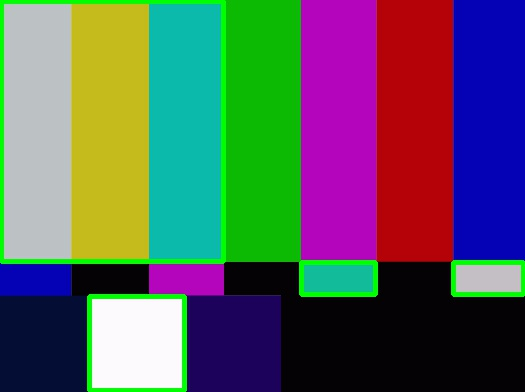
#> input picture test images/different_color.jpg, 525 x 392 px
$ jupyter execute 'contour detection.ipynb'   (shell and % lines are left out)   (older library calls are emulated)
#> lines starting #> are read from the running program, lines starting #| are printed output that depends on the picture; after the words box and inside, x2 and y2 are one past the last pixel; in counts of white or black regions, pixels touching at a corner belong together
[cell 1]
import cv2
import numpy as np
import matplotlib.pyplot as plt

[cell 2]
img = cv2.imread('test images/different_color.jpg',0)
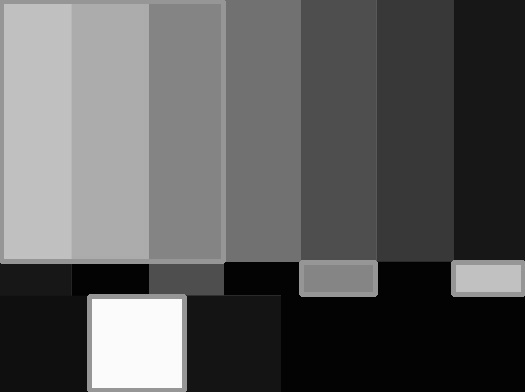
#> img: shape (392, 525); min 0, max 255, mean 91.8

[cell 3]
img.dtype

[cell 4]
plt.imshow(img,cmap='gray')

[cell 5]
image,contours,hierarchy=cv2.findContours(img,cv2.RETR_CCOMP,cv2.CHAIN_APPROX_SIMPLE)
#> contours = 50 contours, 49 with area under 20; largest, box (x1, y1, x2, y2) and area: (0, 0, 525, 392) 204883

[cell 6]
type(contours)

[cell 7]
len(contours)
#> Out = 50

[cell 8]
type(hierarchy)

[cell 9]
hierarchy
#> Out = 50 rows, first 6: [-1, -1, 1, -1], [2, -1, -1, 0], [3, 1, -1, 0], [4, 2, -1, 0], [5, 3, -1, 0], [6, 4, -1, 0]

[cell 10]
external_contours = np.zeros(image.shape)
external_contours.shape
len(contours)
#> Out = 50

[cell 11]
plt.imshow(image)

[cell 12]
for i in range(len(contours)-1):

    if hierarchy[0][i][3] != -1:

        cv2.drawContours(external_contours,contours,i,255,-1)
#> this loop made 49 passes
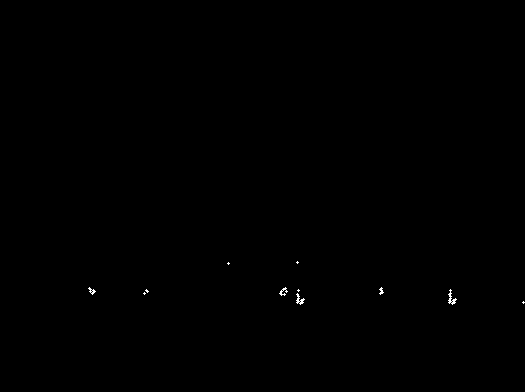
#> external_contours: shape (392, 525) float64; 0.1% white in thin lines or dots, all inside (x1, y1, x2, y2) = (88, 261, 525, 305)

$ run again, with test images/bridge_water_sea.jpg copied over test images/different_color.jpg
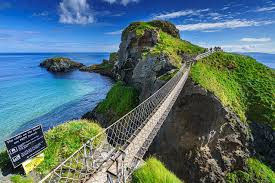
#> input picture test images/bridge_water_sea.jpg, 275 x 183 px
#> `img = cv2.imread('test images/different_color.jpg',0)`:
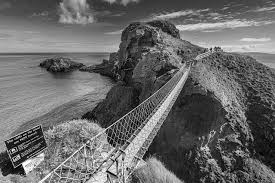
#> img: shape (183, 275); min 0, max 255, mean 104.8
#> contours = 85 contours, 84 with area under 20; largest, box (x1, y1, x2, y2) and area: (0, 0, 275, 183) 49868
#> `len(contours)`: Out = 85
#> `hierarchy`: Out = 85 rows, first 6: [-1, -1, 1, -1], [2, -1, -1, 0], [3, 1, -1, 0], [4, 2, -1, 0], [5, 3, -1, 0], [6, 4, -1, 0]
#> `len(contours)`: Out = 85
#> the loop `for i in range(len(contours)-1): ` made 84 passes
#> after the loop `for i in range(len(contours)-1):`:
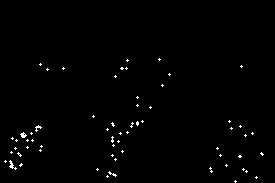
#> external_contours: shape (183, 275) float64; 0.85% white in thin lines or dots, all inside (x1, y1, x2, y2) = (4, 58, 264, 183)
